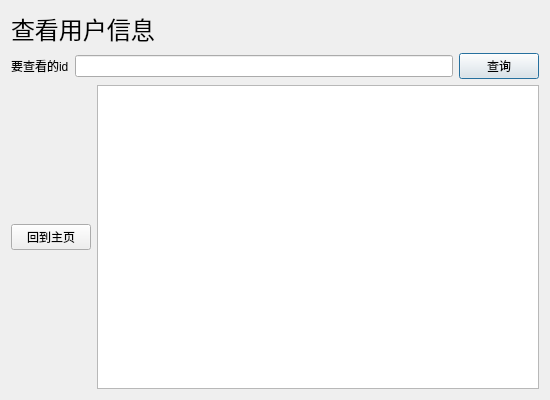
<?xml version="1.0" encoding="UTF-8"?>
<ui version="4.0">
 <class>admincheckuser</class>
 <widget class="QDialog" name="admincheckuser">
  <property name="geometry">
   <rect>
    <x>0</x>
    <y>0</y>
    <width>550</width>
    <height>400</height>
   </rect>
  </property>
  <property name="windowTitle">
   <string>Dialog</string>
  </property>
  <layout class="QVBoxLayout" name="verticalLayout">
   <item>
    <widget class="QLabel" name="label_2">
     <property name="font">
      <font>
       <family>微软雅黑 Light</family>
       <pointsize>18</pointsize>
      </font>
     </property>
     <property name="text">
      <string>查看用户信息</string>
     </property>
    </widget>
   </item>
   <item>
    <layout class="QHBoxLayout" name="horizontalLayout">
     <item>
      <widget class="QLabel" name="label">
       <property name="text">
        <string>要查看的id</string>
       </property>
      </widget>
     </item>
     <item>
      <widget class="QLineEdit" name="id"/>
     </item>
     <item>
      <widget class="QPushButton" name="pushButton_2">
       <property name="text">
        <string>查询</string>
       </property>
      </widget>
     </item>
    </layout>
   </item>
   <item>
    <layout class="QHBoxLayout" name="horizontalLayout_2">
     <item>
      <widget class="QPushButton" name="pushButton">
       <property name="text">
        <string>回到主页</string>
       </property>
      </widget>
     </item>
     <item>
      <widget class="QTableWidget" name="tableWidget"/>
     </item>
    </layout>
   </item>
  </layout>
 </widget>
 <resources/>
 <connections/>
</ui>
